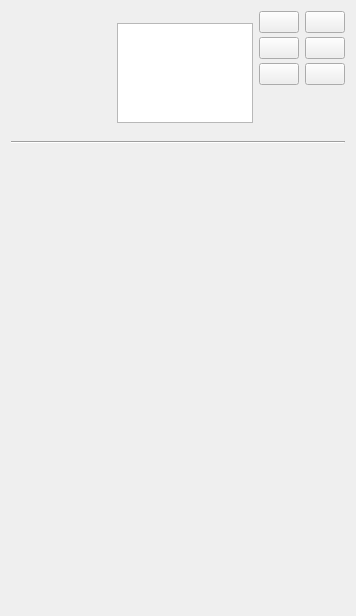
<?xml version="1.0" encoding="UTF-8"?>
<ui version="4.0">
 <class>QgsSymbolSelectorDialogBase</class>
 <widget class="QWidget" name="QgsSymbolSelectorDialogBase">
  <property name="geometry">
   <rect>
    <x>0</x>
    <y>0</y>
    <width>356</width>
    <height>616</height>
   </rect>
  </property>
  <property name="windowTitle">
   <string>Form</string>
  </property>
  <layout class="QGridLayout" name="gridLayout_2">
   <item row="0" column="0">
    <layout class="QHBoxLayout" name="horizontalLayout">
     <item>
      <widget class="QLabel" name="lblPreview">
       <property name="sizePolicy">
        <sizepolicy hsizetype="MinimumExpanding" vsizetype="Fixed">
         <horstretch>0</horstretch>
         <verstretch>0</verstretch>
        </sizepolicy>
       </property>
       <property name="minimumSize">
        <size>
         <width>100</width>
         <height>100</height>
        </size>
       </property>
       <property name="maximumSize">
        <size>
         <width>100</width>
         <height>100</height>
        </size>
       </property>
       <property name="frameShape">
        <enum>QFrame::NoFrame</enum>
       </property>
       <property name="frameShadow">
        <enum>QFrame::Sunken</enum>
       </property>
       <property name="text">
        <string/>
       </property>
       <property name="alignment">
        <set>Qt::AlignCenter</set>
       </property>
      </widget>
     </item>
     <item>
      <widget class="QTreeView" name="layersTree">
       <property name="sizePolicy">
        <sizepolicy hsizetype="Expanding" vsizetype="Fixed">
         <horstretch>0</horstretch>
         <verstretch>0</verstretch>
        </sizepolicy>
       </property>
       <property name="maximumSize">
        <size>
         <width>16777215</width>
         <height>100</height>
        </size>
       </property>
       <property name="editTriggers">
        <set>QAbstractItemView::NoEditTriggers</set>
       </property>
      </widget>
     </item>
     <item>
      <layout class="QVBoxLayout" name="pushBtnBox_1">
       <property name="spacing">
        <number>4</number>
       </property>
       <item>
        <widget class="QPushButton" name="btnAddLayer">
         <property name="maximumSize">
          <size>
           <width>50</width>
           <height>16777215</height>
          </size>
         </property>
         <property name="toolTip">
          <string>Add symbol layer</string>
         </property>
        </widget>
       </item>
       <item>
        <widget class="QPushButton" name="btnRemoveLayer">
         <property name="maximumSize">
          <size>
           <width>50</width>
           <height>16777215</height>
          </size>
         </property>
         <property name="toolTip">
          <string>Remove symbol layer</string>
         </property>
        </widget>
       </item>
       <item>
        <widget class="QPushButton" name="btnDuplicate">
         <property name="maximumSize">
          <size>
           <width>50</width>
           <height>16777215</height>
          </size>
         </property>
         <property name="toolTip">
          <string>Duplicate symbol layer</string>
         </property>
         <property name="text">
          <string/>
         </property>
        </widget>
       </item>
       <item>
        <spacer name="verticalSpacer_1">
         <property name="orientation">
          <enum>Qt::Vertical</enum>
         </property>
         <property name="sizeHint" stdset="0">
          <size>
           <width>10</width>
           <height>50</height>
          </size>
         </property>
         <property name="sizeType">
          <enum>QSizePolicy::Preferred</enum>
         </property>
        </spacer>
       </item>
      </layout>
     </item>
     <item>
      <layout class="QVBoxLayout" name="pushBtnBox_2">
       <property name="spacing">
        <number>4</number>
       </property>
       <item>
        <widget class="QPushButton" name="btnUp">
         <property name="maximumSize">
          <size>
           <width>50</width>
           <height>16777215</height>
          </size>
         </property>
         <property name="toolTip">
          <string>Move up</string>
         </property>
        </widget>
       </item>
       <item>
        <widget class="QPushButton" name="btnDown">
         <property name="maximumSize">
          <size>
           <width>50</width>
           <height>16777215</height>
          </size>
         </property>
         <property name="toolTip">
          <string>Move down</string>
         </property>
        </widget>
       </item>
       <item>
        <widget class="QPushButton" name="btnLock">
         <property name="maximumSize">
          <size>
           <width>50</width>
           <height>16777215</height>
          </size>
         </property>
         <property name="toolTip">
          <string>Lock symbol layer's color</string>
         </property>
         <property name="checkable">
          <bool>true</bool>
         </property>
        </widget>
       </item>
       <item>
        <spacer name="verticalSpacer_2">
         <property name="orientation">
          <enum>Qt::Vertical</enum>
         </property>
         <property name="sizeHint" stdset="0">
          <size>
           <width>10</width>
           <height>50</height>
          </size>
         </property>
         <property name="sizeType">
          <enum>QSizePolicy::Preferred</enum>
         </property>
        </spacer>
       </item>
      </layout>
     </item>
    </layout>
   </item>
   <item row="1" column="0">
    <widget class="Line" name="line">
     <property name="orientation">
      <enum>Qt::Horizontal</enum>
     </property>
    </widget>
   </item>
   <item row="4" column="0">
    <widget class="QFrame" name="frame">
     <property name="sizePolicy">
      <sizepolicy hsizetype="Expanding" vsizetype="Preferred">
       <horstretch>4</horstretch>
       <verstretch>0</verstretch>
      </sizepolicy>
     </property>
     <property name="frameShape">
      <enum>QFrame::NoFrame</enum>
     </property>
     <property name="frameShadow">
      <enum>QFrame::Sunken</enum>
     </property>
     <layout class="QVBoxLayout" name="verticalLayout_2">
      <property name="spacing">
       <number>0</number>
      </property>
      <property name="leftMargin">
       <number>0</number>
      </property>
      <property name="topMargin">
       <number>0</number>
      </property>
      <property name="rightMargin">
       <number>0</number>
      </property>
      <property name="bottomMargin">
       <number>0</number>
      </property>
     </layout>
    </widget>
   </item>
   <item row="3" column="0">
    <widget class="QScrollArea" name="scrollArea">
     <property name="frameShape">
      <enum>QFrame::NoFrame</enum>
     </property>
     <property name="widgetResizable">
      <bool>true</bool>
     </property>
     <widget class="QWidget" name="scrollAreaWidgetContents">
      <property name="geometry">
       <rect>
        <x>0</x>
        <y>0</y>
        <width>332</width>
        <height>413</height>
       </rect>
      </property>
      <layout class="QVBoxLayout" name="verticalLayout">
       <property name="leftMargin">
        <number>0</number>
       </property>
       <property name="topMargin">
        <number>0</number>
       </property>
       <item>
        <widget class="QStackedWidget" name="stackedWidget">
         <property name="sizePolicy">
          <sizepolicy hsizetype="Expanding" vsizetype="Expanding">
           <horstretch>2</horstretch>
           <verstretch>0</verstretch>
          </sizepolicy>
         </property>
         <widget class="QWidget" name="page_2"/>
        </widget>
       </item>
      </layout>
     </widget>
    </widget>
   </item>
  </layout>
 </widget>
 <resources/>
 <connections/>
</ui>
